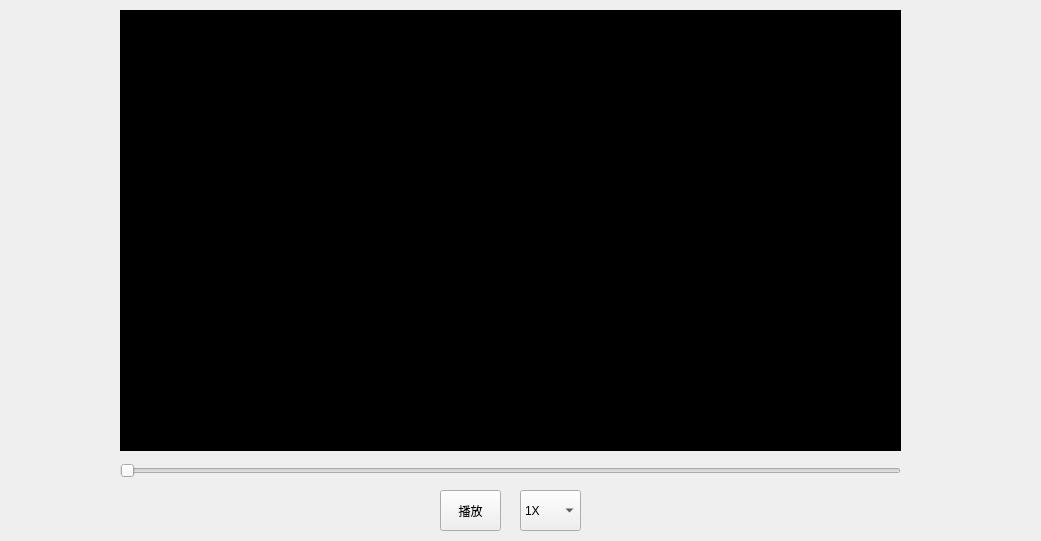
<?xml version="1.0" encoding="UTF-8"?>
<ui version="4.0">
 <class>Main_Replay</class>
 <widget class="QWidget" name="Main_Replay">
  <property name="geometry">
   <rect>
    <x>0</x>
    <y>0</y>
    <width>1041</width>
    <height>541</height>
   </rect>
  </property>
  <property name="windowTitle">
   <string>Form</string>
  </property>
  <widget class="QWidget" name="widget_2" native="true">
   <property name="geometry">
    <rect>
     <x>0</x>
     <y>0</y>
     <width>1041</width>
     <height>541</height>
    </rect>
   </property>
   <widget class="QLabel" name="LB_curTime">
    <property name="geometry">
     <rect>
      <x>120</x>
      <y>490</y>
      <width>121</width>
      <height>41</height>
     </rect>
    </property>
    <property name="font">
     <font>
      <pointsize>18</pointsize>
     </font>
    </property>
    <property name="text">
     <string/>
    </property>
   </widget>
   <widget class="QPushButton" name="BT_PlayOrPause">
    <property name="geometry">
     <rect>
      <x>440</x>
      <y>490</y>
      <width>61</width>
      <height>41</height>
     </rect>
    </property>
    <property name="text">
     <string>播放</string>
    </property>
   </widget>
   <widget class="QSlider" name="videoTimeSilder">
    <property name="geometry">
     <rect>
      <x>120</x>
      <y>460</y>
      <width>781</width>
      <height>21</height>
     </rect>
    </property>
    <property name="orientation">
     <enum>Qt::Horizontal</enum>
    </property>
   </widget>
   <widget class="QComboBox" name="comboBox">
    <property name="geometry">
     <rect>
      <x>520</x>
      <y>490</y>
      <width>61</width>
      <height>41</height>
     </rect>
    </property>
    <item>
     <property name="text">
      <string>1X</string>
     </property>
    </item>
    <item>
     <property name="text">
      <string>0.5X</string>
     </property>
    </item>
    <item>
     <property name="text">
      <string>2X</string>
     </property>
    </item>
   </widget>
   <widget class="QLabel" name="LB_totalTime">
    <property name="geometry">
     <rect>
      <x>780</x>
      <y>490</y>
      <width>121</width>
      <height>41</height>
     </rect>
    </property>
    <property name="font">
     <font>
      <pointsize>18</pointsize>
     </font>
    </property>
    <property name="text">
     <string/>
    </property>
   </widget>
   <widget class="QLabel" name="video_label">
    <property name="geometry">
     <rect>
      <x>120</x>
      <y>10</y>
      <width>781</width>
      <height>441</height>
     </rect>
    </property>
    <property name="styleSheet">
     <string notr="true">background-color: rgb(0, 0, 0);</string>
    </property>
    <property name="text">
     <string/>
    </property>
   </widget>
  </widget>
 </widget>
 <resources/>
 <connections/>
</ui>
